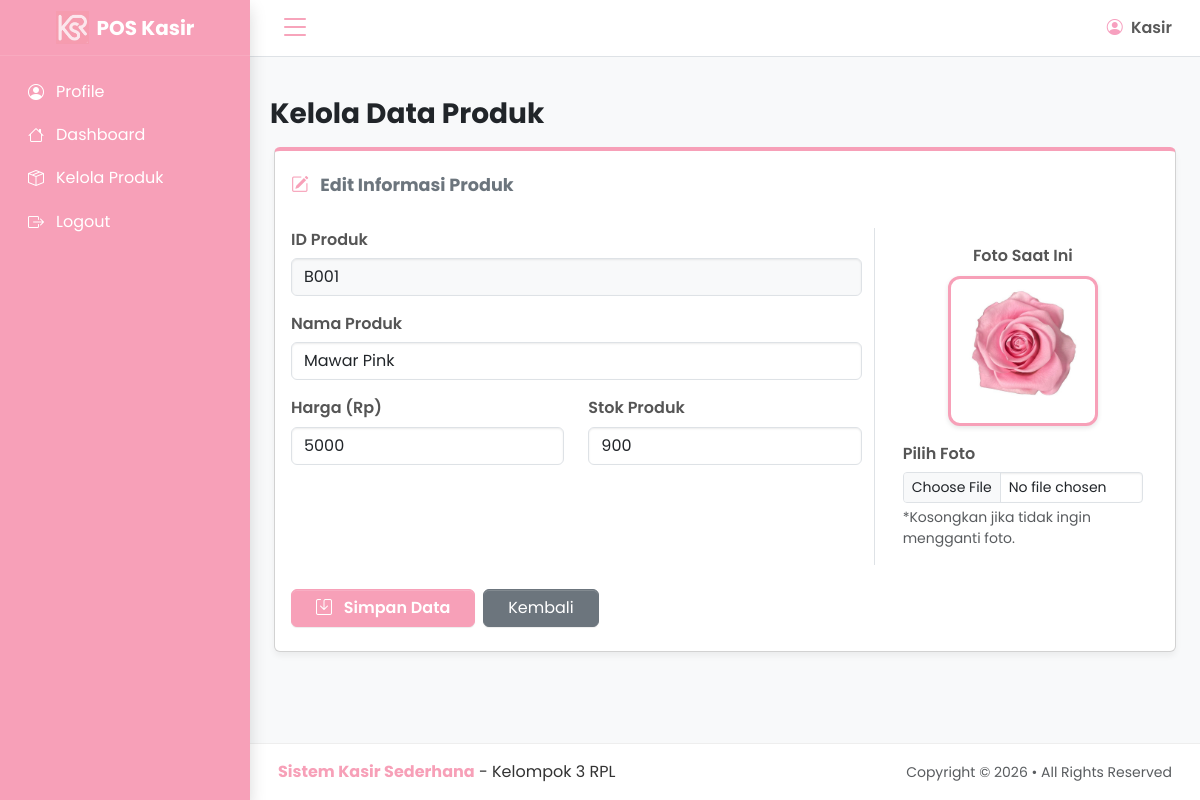
The app's page /tambah_produk.php?id=B001 with its own data.
### tables this page shows
CREATE TABLE `products` (
  `PRODUCT_ID` char(6) NOT NULL,
  `NAMA_PRODUK` varchar(50) DEFAULT NULL,
  `HARGA` decimal(10,0) DEFAULT NULL,
  `STOK` int(11) DEFAULT NULL,
  `FOTO` varchar(255) DEFAULT NULL
);

### tambah_produk.php (the view, shortened to what this page needs)
<?php
include 'koneksi.php';
$id = '';
$nama = '';
$harga = '';
$stok = '';
$foto = '';
if (isset($_GET['id'])) {
    $id = $_GET['id'];
    $query = mysqli_query(
        $koneksi,
        "SELECT * FROM products WHERE PRODUCT_ID='$id'"
    );
    $data = mysqli_fetch_array($query);
    $nama = $data['NAMA_PRODUK'];
    $harga = $data['HARGA'];
    $stok = $data['STOK'];
    $foto = $data['FOTO'];
}
?>
<!doctype html>
<html lang="en">
<head>
    <link rel="stylesheet" href="https://cdn.jsdelivr.net/npm/@fontsource/source-sans-3@5.0.12/index.css"
 media="print" onload="this.media = 'all'" />
    <link rel="stylesheet" href="https://cdn.jsdelivr.net/npm/overlayscrollbars@2.11.0/styles/overlayscrollbars.min.css"
 />
    <link rel="stylesheet" href="https://cdn.jsdelivr.net/npm/bootstrap-icons@1.13.1/font/bootstrap-icons.min.css"
 />
    <link rel="stylesheet" href="./css/adminlte.css" />
</head>
<body class="layout-fixed sidebar-expand-lg bg-body-tertiary">
    <div class="app-wrapper">
        <?php include "header.php"; ?>
        <?php include "sidebar.php"; ?>
        <main class="app-main py-4">
            <div class="app-content-header">
                <div class="container-fluid">
                    <h3 class="mb-0 text-dark fw-bold">Kelola Data Produk</h3>
                </div>
            </div>
            <div class="container-fluid px-4">
                <div class="card card-pink-theme">
                    <div class="card-header bg-transparent border-bottom-0 pt-4">
                        <h4 class="card-title fw-bold text-secondary">
                            <?php if (isset($_GET['id'])): ?>
                                <i class="bi bi-pencil-square me-2" style="color: #f7a0b8;"></i> Edit Informasi Produk
                            <?php else: ?>
                                <i class="bi bi-plus-circle-fill me-2" style="color: #f7a0b8;"></i> Tambah Produk Baru
                            <?php endif; ?>
                        </h4>
                    </div>
                    <form action="simpan_produk.php" method="POST" enctype="multipart/form-data">
                        <div class="card-body">
                            <div class="row">
                                <div class="col-md-8">
                                    <div class="mb-3">
                                        <label for="id_produk">ID Produk</label>
                                        <input type="text" id="id_produk" name="id_produk" class="form-control <?= isset($_GET['id']) ? 'bg-light' : ''; ?>" value="<?= $id ?>" required <?= isset($_GET['id']) ? 'readonly' : ''; ?> placeholder="Masukkan ID Produk...">
                                    </div>
                                    <div class="mb-3">
                                        <label for="nama_produk">Nama Produk</label>
                                        <input type="text" id="nama_produk" name="nama_produk" class="form-control" value="<?= $nama ?>" required placeholder="Masukkan nama produk...">
                                    </div>
                                    <div class="row">
                                        <div class="col-md-6 mb-3">
                                            <label for="harga">Harga (Rp)</label>
                                            <input type="number" id="harga" name="harga" class="form-control" value="<?= $harga ?>" required placeholder="Contoh: 15000">
                                        </div>
                                        <div class="col-md-6 mb-3">
                                            <label for="stok">Stok Produk</label>
                                            <input type="number" id="stok" name="stok" class="form-control" value="<?= $stok ?>" required placeholder="Contoh: 50">
                                        </div>
                                    </div>
                                </div>
                                <div class="col-md-4 border-start d-flex flex-column align-items-center justify-content-center py-3">
                                    <div class="mb-3 text-center">
                                        <label class="d-block mb-2">
                                            <?= isset($_GET['id']) ? 'Foto Saat Ini' : 'Pratinjau'; ?>
                                        </label>
                                        <?php if (isset($_GET['id']) && !empty($foto)) { ?>
                                            <img src="uploads/<?php echo $foto; ?>" class="img-preview-frame" alt="Foto Produk">
                                        <?php } else { ?>
                                            <div class="d-flex align-items-center justify-content-center bg-light text-muted img-preview-frame">
                                                <i class="bi bi-image fs-1"></i>
                                            </div>
                                        <?php } ?>
                                    </div>
                                    <div class="w-100 px-3">
                                        <label for="foto">Pilih Foto</label>
                                        <input type="file" id="foto" name="foto" class="form-control form-control-sm" accept="image/*">
                                        <?php if (isset($_GET['id'])): ?>
                                            <small class="text-muted d-block mt-1">
                                                *Kosongkan jika tidak ingin mengganti foto.
                                            </small>
                                        <?php endif; ?>
                                    </div>
                                </div>
                            </div>
                        </div>
                        <div class="card-footer bg-transparent border-top-0 d-flex gap-2 pb-4">
                            <button type="submit" class="btn btn-pink-custom px-4">
                                <i class="bi bi-save me-2"></i> Simpan Data
                            </button>
                            <a href="kelola_produk.php" class="btn btn-secondary px-4">
                                Kembali
                            </a>
                        </div>
                    </form>
                </div>
            </div>
        </main>
        <?php include "footer.php"; ?>
        </div>
</body>
</html>

### tambah_produk.php (style rules this page uses)
.card.card-pink-theme { border-top: 4px solid #f7a0b8; box-shadow: 0 4px 6px rgba(0, 0, 0, 0.05); }
.btn-pink-custom { background-color: #f7a0b8; border-color: #f7a0b8; color: white; font-weight: 600; transition: all 0.3s ease; }
label { font-weight: 600; color: #555; margin-bottom: 0.4rem; }
.img-preview-frame { width: 150px; height: 150px; object-fit: cover; border: 3px solid #f7a0b8; border-radius: 12px; padding: 4px; background: #fff; box-shadow: 0 2px 5px rgba(0,0,0,0.1); }

### header.php (style rules this page uses)
* { font-family: 'Poppins', sans-serif !important; }

### records on screen
products: nama_produk "Mawar Pink", harga "5000", stok "900", FOTO (picture)
